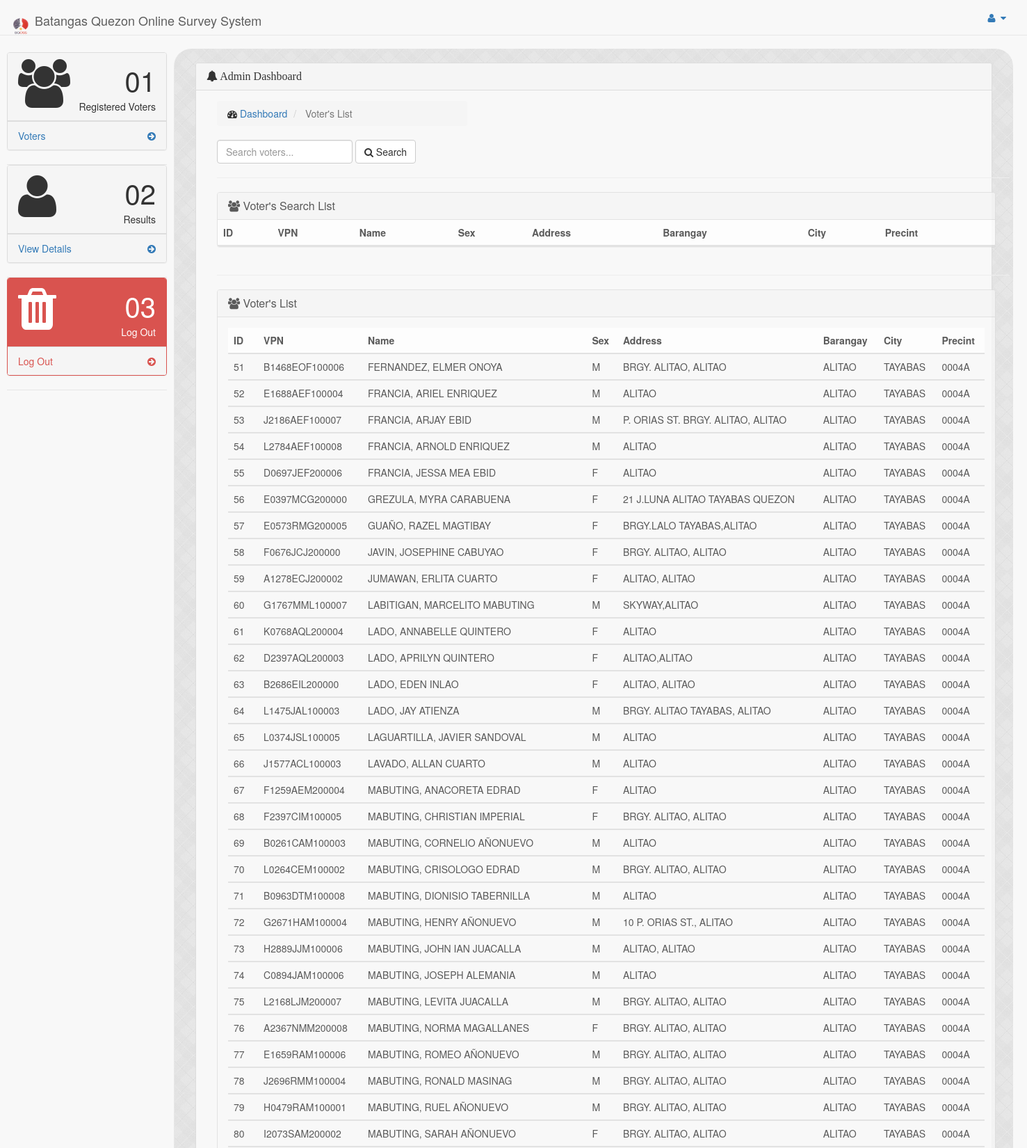
Page /registervoters.php?page=2 (upper part) on the committed database.
### tables this page shows
CREATE TABLE IF NOT EXISTS `voters` (
  `v_id` int(50) NOT NULL,
  `VPN` varchar(35) NOT NULL,
  `name` varchar(35) NOT NULL,
  `Sex` varchar(35) NOT NULL,
  `Address` varchar(35) NOT NULL,
  `Barangay` varchar(35) NOT NULL,
  `City` varchar(35) NOT NULL,
  `prec` varchar(35) NOT NULL
);

### registervoters.php (the view, shortened to what this page needs)
<!DOCTYPE html>
<html lang="en">
<head>
	<link href="css/Custom.css" rel="stylesheet">
    <link href="bower_components/bootstrap/dist/css/bootstrap.min.css" rel="stylesheet">
    <link href="bower_components/metisMenu/dist/metisMenu.min.css" rel="stylesheet">
    <link href="dist/css/timeline.css" rel="stylesheet">
    <link href="dist/css/sb-admin-2.css" rel="stylesheet">
    <link href="bower_components/morrisjs/morris.css" rel="stylesheet">
    <link href="bower_components/font-awesome/css/font-awesome.min.css" rel="stylesheet" type="text/css">
</head>
<body>
    <div id="wrapper">
        <nav class="navbar navbar-default navbar-fixed-top" role="navigation">
            <div class="navbar-header">
                <a class="navbar-brand"  href="admindashboard.php"><img oncontextmenu='alert("Image context menu is disabled!");return false;' src="Images/BQOSS_logo.png" style="height:35px;width:30px; display:inline-block;padding:10px 0px 0 0px;"> Batangas Quezon Online Survey System</a>
            </div>
            <ul class="nav navbar-top-links navbar-right">
                <li class="dropdown">
                    <a class="dropdown-toggle" data-toggle="dropdown" href="#">
                        <i class="fa fa-user fa-fw"></i>  <i class="fa fa-caret-down"></i>
                    </a>
                        </li>
                    </ul>
		</nav>
	</div>
            <div class="navbar-default sidebar" style="padding-left: 10px;padding-right: 10px; margin-top: 5px;" role="navigation">
                <div class="sidebar-nav navbar-collapse">
                    <ul class="nav" id="side-menu">
                    				<li>
					<div class="panel panel-default">
                        <div class="panel-heading">
                            <div class="row">
                                <div class="col-xs-3">
                                    <i class="fa fa-group fa-5x"></i>
                                </div>
                                <div class="col-xs-9 text-right">
                                    <div class="huge">01</div>
                                    <div>Registered Voters</div>
                                </div>
                            </div>
                        </div>
                        <a href="registervoters.php">
                            <div class="panel-footer">
                                <span class="pull-left">Voters</span>
                                <span class="pull-right"><i class="fa fa-arrow-circle-right"></i></span>
                                <div class="clearfix"></div>
                            </div>
                        </a>
                    </div>
					</li>
					<li>
					<div class="panel panel-default">
                        <div class="panel-heading">
                            <div class="row">
                                <div class="col-xs-3">
                                    <i class="fa fa-user fa-5x"></i>
                                </div>
                                <div class="col-xs-9 text-right">
                                    <div class="huge">02</div>
                                    <div>Results</div>
                                </div>
                            </div>
                        </div>
                        <a href="result.php">
                            <div class="panel-footer">
                                <span class="pull-left">View Details</span>
                                <span class="pull-right"><i class="fa fa-arrow-circle-right"></i></span>
                                <div class="clearfix"></div>
                            </div>
                        </a>
                    </div>
					</li>
					<li>
					<div class="panel panel-red">
                        <div class="panel-heading">
                            <div class="row">
                                <div class="col-xs-3">
                                    <i class="fa fa-trash fa-5x"></i>
                                </div>
                                <div class="col-xs-9 text-right">
                                    <div class="huge">03</div>
                                    <div>Log Out</div>
                                </div>
                            </div>
                        </div>
                        <a href="index.php">
                            <div class="panel-footer">
                                <span class="pull-left">Log Out</span>
                                <span class="pull-right"><i class="fa fa-arrow-circle-right"></i></span>
                                <div class="clearfix"></div>
                            </div>
                        </a>
                    </div>
					</li>
					</ul>
                </div>
            </div>
    <div id="page-wrapper"style=" margin-right: 20px; margin-top: 70px;padding-top: 20px;border-radius: 25px; background-image: url('newgray.png')">
        <div class="row">
			<div class="col-lg-12">
                <div class="panel panel-default">
						<div class="panel-heading">
							<h3 class="panel-title" style="font-family: Franklin Gothic Heavy;"><i class="fa fa-bell"></i> Admin Dashboard</h1>
						</div>
						<div class="panel-body">
		<div class="container">
		<div class="row">
            <div class="col-lg-4">
                <ol class="breadcrumb">
                    <li>
                        <i class="fa fa-dashboard"></i> <a href="admindashboard.php">Dashboard</a>
                    </li>
                    <li class="active">
                        Voter's List
                    </li>
                </ol>
            </div>
        </div>
		<div class="row">
            <div class="col-lg-12">
                <div class="form-inline form-padding">
                    <form action="registervoters.php" method="post">
                        <input type="text" class="form-control" name="search" placeholder="Search voters..."required/>
                        <button type="submit" class="btn btn-default"><i class="fa fa-search"></i> Search</button>
                    </form>
                </div>
            </div>
        </div>
		<hr/>
		<div class="row">
				<div class="col-lg-12">
					<div class="panel panel-default" style="margin-right: 20px; opacity: .8;">
						<div class="panel-heading">
							<h3 class="panel-title"><i class="fa fa-group"></i> Voter's Search List</h3>
						</div>
						<div class="table-responsive">
							<table class="table table-striped">
								<thead>
									<tr>
										<th>ID</th>
										<th>VPN</th>
										<th>Name</th>
										<th>Sex</th>
										<th>Address</th>
										<th>Barangay</th>
										<th>City</th>
										<th>Precint</th>
									</tr>
								</thead>
							</table>
						</div>
				</div>
			</div>
		</div>
		<hr />
			<div class="row">
				<div class="col-lg-12">
					<div class="panel panel-default" style="margin-right: 20px; opacity: .8;">
						<div class="panel-heading">
							<h3 class="panel-title"><i class="fa fa-group"></i> Voter's List</h3>
						</div>
						<div class="panel-body">
							<?php
								$num_rec_per_page=50;
								if (isset($_GET["page"])) { $page  = $_GET["page"]; } else { $page=1; };
								$start_from = ($page-1) * $num_rec_per_page;
								$sql = "SELECT * FROM voters LIMIT $start_from, $num_rec_per_page";
								$rs_result = mysql_query ($sql);
							?>
							<div class="table responsive">
								<table class="table table-striped">
									<thead>
										<tr>
											<th>ID</th>
											<th>VPN</th>
											<th>Name</th>
											<th>Sex</th>
											<th>Address</th>
											<th>Barangay</th>
											<th>City</th>
											<th>Precint</th>
										</tr>
									</thead>
							<?php
								while ($row = mysql_fetch_assoc($rs_result)) {
							?>
									<tbody>
										<tr>
										<td><?php echo $row['v_id']; ?></td>
										<td><?php echo $row['VPN']; ?></td>
										<td><?php echo $row['name']; ?></td>
										 <td><?php echo $row['Sex']; ?></td>
										<td><?php echo $row['Address']; ?></td>
										 <td><?php echo $row['Barangay']; ?></td>
										<td><?php echo $row['City']; ?></td>
										<td><?php echo $row['prec']; ?></td>
										</tr>
									</tbody>
							<?php
								};
							?>
								</table>
							</div>
						</div>
						</div>
						</div>
					</div>
				</div>
		  </div>
	  </div>
    </div>
	</div>
	</div>
</body>
</html>

### css/Custom.css (style rules this page uses)
body { background-color: #c8c8c8; }
.panel-body { background-color: #f8f8f8; }
.panel-default>.panel-heading { color: #fff; background-color: #0c3067; }
.panel-footer { text-align: center; }

### rows in the picture
voters: v_id "51", VPN "B1468EOF100006", name "FERNANDEZ, ELMER ONOYA", Sex "M", Address "BRGY. ALITAO, ALITAO", Barangay "ALITAO", City "TAYABAS", prec "0004A"
voters: v_id "52", VPN "E1688AEF100004", name "FRANCIA, ARIEL ENRIQUEZ", Sex "M", Address "ALITAO", Barangay "ALITAO", City "TAYABAS", prec "0004A"
voters: v_id "53", VPN "J2186AEF100007", name "FRANCIA, ARJAY EBID", Sex "M", Address "P. ORIAS ST. BRGY. ALITAO, ALITAO", Barangay "ALITAO", City "TAYABAS", prec "0004A"
voters: v_id "54", VPN "L2784AEF100008", name "FRANCIA, ARNOLD ENRIQUEZ", Sex "M", Address "ALITAO", Barangay "ALITAO", City "TAYABAS", prec "0004A"
voters: v_id "55", VPN "D0697JEF200006", name "FRANCIA, JESSA MEA EBID", Sex "F", Address "ALITAO", Barangay "ALITAO", City "TAYABAS", prec "0004A"
voters: v_id "56", VPN "E0397MCG200000", name "GREZULA, MYRA CARABUENA", Sex "F", Address "21 J.LUNA ALITAO TAYABAS QUEZON", Barangay "ALITAO", City "TAYABAS", prec "0004A"
voters: v_id "57", VPN "E0573RMG200005", name "GUAÑO, RAZEL MAGTIBAY", Sex "F", Address "BRGY.LALO TAYABAS,ALITAO", Barangay "ALITAO", City "TAYABAS", prec "0004A"
voters: v_id "58", VPN "F0676JCJ200000", name "JAVIN, JOSEPHINE CABUYAO", Sex "F", Address "BRGY. ALITAO, ALITAO", Barangay "ALITAO", City "TAYABAS", prec "0004A"
voters: v_id "59", VPN "A1278ECJ200002", name "JUMAWAN, ERLITA CUARTO", Sex "F", Address "ALITAO, ALITAO", Barangay "ALITAO", City "TAYABAS", prec "0004A"
voters: v_id "60", VPN "G1767MML100007", name "LABITIGAN, MARCELITO MABUTING", Sex "M", Address "SKYWAY,ALITAO", Barangay "ALITAO", City "TAYABAS", prec "0004A"
voters: v_id "61", VPN "K0768AQL200004", name "LADO, ANNABELLE QUINTERO", Sex "F", Address "ALITAO", Barangay "ALITAO", City "TAYABAS", prec "0004A"
voters: v_id "62", VPN "D2397AQL200003", name "LADO, APRILYN QUINTERO", Sex "F", Address "ALITAO,ALITAO", Barangay "ALITAO", City "TAYABAS", prec "0004A"
voters: v_id "63", VPN "B2686EIL200000", name "LADO, EDEN INLAO", Sex "F", Address "ALITAO, ALITAO", Barangay "ALITAO", City "TAYABAS", prec "0004A"
voters: v_id "64", VPN "L1475JAL100003", name "LADO, JAY ATIENZA", Sex "M", Address "BRGY. ALITAO TAYABAS, ALITAO", Barangay "ALITAO", City "TAYABAS", prec "0004A"
voters: v_id "65", VPN "L0374JSL100005", name "LAGUARTILLA, JAVIER SANDOVAL", Sex "M", Address "ALITAO", Barangay "ALITAO", City "TAYABAS", prec "0004A"
voters: v_id "66", VPN "J1577ACL100003", name "LAVADO, ALLAN CUARTO", Sex "M", Address "ALITAO", Barangay "ALITAO", City "TAYABAS", prec "0004A"
voters: v_id "67", VPN "F1259AEM200004", name "MABUTING, ANACORETA EDRAD", Sex "F", Address "ALITAO", Barangay "ALITAO", City "TAYABAS", prec "0004A"
voters: v_id "68", VPN "F2397CIM100005", name "MABUTING, CHRISTIAN IMPERIAL", Sex "F", Address "BRGY. ALITAO, ALITAO", Barangay "ALITAO", City "TAYABAS", prec "0004A"
voters: v_id "69", VPN "B0261CAM100003", name "MABUTING, CORNELIO AÑONUEVO", Sex "M", Address "ALITAO", Barangay "ALITAO", City "TAYABAS", prec "0004A"
voters: v_id "70", VPN "L0264CEM100002", name "MABUTING, CRISOLOGO EDRAD", Sex "M", Address "BRGY. ALITAO, ALITAO", Barangay "ALITAO", City "TAYABAS", prec "0004A"
voters: v_id "71", VPN "B0963DTM100008", name "MABUTING, DIONISIO TABERNILLA", Sex "M", Address "ALITAO", Barangay "ALITAO", City "TAYABAS", prec "0004A"
voters: v_id "72", VPN "G2671HAM100004", name "MABUTING, HENRY AÑONUEVO", Sex "M", Address "10 P. ORIAS ST., ALITAO", Barangay "ALITAO", City "TAYABAS", prec "0004A"
voters: v_id "73", VPN "H2889JJM100006", name "MABUTING, JOHN IAN JUACALLA", Sex "M", Address "ALITAO, ALITAO", Barangay "ALITAO", City "TAYABAS", prec "0004A"
voters: v_id "74", VPN "C0894JAM100006", name "MABUTING, JOSEPH ALEMANIA", Sex "M", Address "ALITAO", Barangay "ALITAO", City "TAYABAS", prec "0004A"
voters: v_id "75", VPN "L2168LJM200007", name "MABUTING, LEVITA JUACALLA", Sex "M", Address "BRGY. ALITAO, ALITAO", Barangay "ALITAO", City "TAYABAS", prec "0004A"
voters: v_id "76", VPN "A2367NMM200008", name "MABUTING, NORMA MAGALLANES", Sex "F", Address "BRGY. ALITAO, ALITAO", Barangay "ALITAO", City "TAYABAS", prec "0004A"
voters: v_id "77", VPN "E1659RAM100006", name "MABUTING, ROMEO AÑONUEVO", Sex "M", Address "BRGY. ALITAO, ALITAO", Barangay "ALITAO", City "TAYABAS", prec "0004A"
voters: v_id "78", VPN "J2696RMM100004", name "MABUTING, RONALD MASINAG", Sex "M", Address "BRGY. ALITAO, ALITAO", Barangay "ALITAO", City "TAYABAS", prec "0004A"
voters: v_id "79", VPN "H0479RAM100001", name "MABUTING, RUEL AÑONUEVO", Sex "M", Address "BRGY. ALITAO, ALITAO", Barangay "ALITAO", City "TAYABAS", prec "0004A"
voters: v_id "80", VPN "I2073SAM200002", name "MABUTING, SARAH AÑONUEVO", Sex "F", Address "BRGY. ALITAO, ALITAO", Barangay "ALITAO", City "TAYABAS", prec "0004A"
